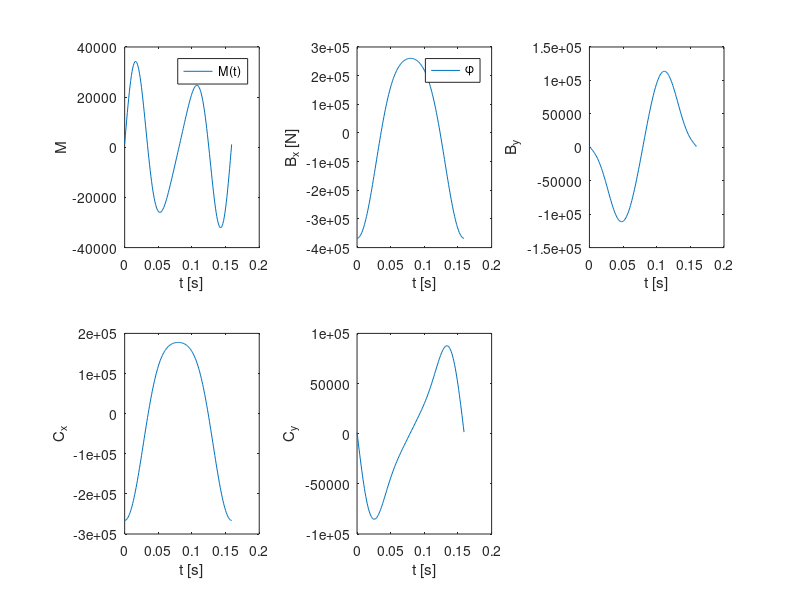

Here is the MATLAB script that generated this plot:
% HW Assignment 2
% Sam Friedman
% 10/14/2017
% refer to p. 248 in textbook

function [] = hw2c()

% get state vector data from previous function
load('hw2_data.mat');

% L1 = 0.241;  % [m]
% L2 = 1.206;  % [m]
m1 = 908;    % [kg]
m2 = 245;    % [kg]
mp = 590;
g = 9.81;    % [m/s^2]  gravitational constant
w1 = m1*g; % [N]
w2 = m2*g; % [N]
I2g = m2*L2^2/12; % [m.o.i.]
% Solve the kinematics of the system, assuming a constant theta_dt
% theta_dt = 39.5;  % [rad/s], constant angular velocity
% dt = 0.001;         % [s],  time step
% n = ceil(2*pi/(theta_dt*dt)) ; % total time steps, rounded up to nearest integer
% T = 0:dt:(n-1)*dt';
% theta = zeros(n+1,1);  % initialize state vectors
M = zeros(n,1); % applied moment
Bx = zeros(n,1);  % reaction forces
By = zeros(n,1);
Cx = zeros(n,1);
Cy = zeros(n,1);

for i = 1:n
    A = [
    1,    L1*sin(theta(i)),   -L1*cos(theta(i)),                   0,                  0;
    0, -0.5*L2*sin(phi(i)), -0.5*L2*cos(phi(i)), -0.5*L2*sin(phi(i)), 0.5*L2*cos(phi(i));
    0,                  -1,                   0,                   1,                  0;    
    0,                   0,                  -1,                   0,                 -1;
    0,                   0,                   0,                  -1,                  0;
    ];

    b = [
    w1*0.5*L1*cos(theta(i));
    -I2g*phi_dt2(i);
    m2*L1*theta_dt^2*cos(theta(i))+m2*0.5*L2*cos(phi(i))*phi_dt(i)^2+m2*0.5*L2*sin(phi(i))*phi_dt2(i);
    m1*0.5*L1*theta_dt^2*sin(theta(i))-w2;
    mp*L1*theta_dt^2*cos(theta(i))+mp*L2*phi_dt(i)^2*cos(phi(i))+mp*L2*sin(phi(i))*phi_dt2(i);
    ];

    x = A\b;  % solve matrix equation
    M(i) = x(1); % store data values
    Bx(i) = x(2);
    By(i) = x(3);
    Cx(i) = x(4);
    Cy(i) = x(5);    
end

% Compute Ax, Ay reaction forces
Ax = -Bx;
Ay = w1 + By;

save('hw2_data2.mat') % save data to .mat file

% plot figures
figure(1)
subplot(2,3,1)
plot(T,M)
xlabel('t [s]');
ylabel('M');
legend('M(t)','Location','best');

hold on
subplot(2,3,2)
plot(T,Bx)
xlabel('t [s]');
ylabel('B_x [N]');
legend('\phi','Location','best');

subplot(2,3,3)
plot(T,By)
xlabel('t [s]');
ylabel('B_y');
% legend('$\dot{\phi}$','Location','best','Interpreter','latex');

subplot(2,3,4)
plot(T,Cx);
xlabel('t [s]');
ylabel('C_x');
% legend('$$\ddot{\phi}$$','Location','best','Interpreter','latex');

subplot(2,3,5)
plot(T,Cy)
xlabel('t [s]');
ylabel('C_y');
% legend('xp','Location','best');

end